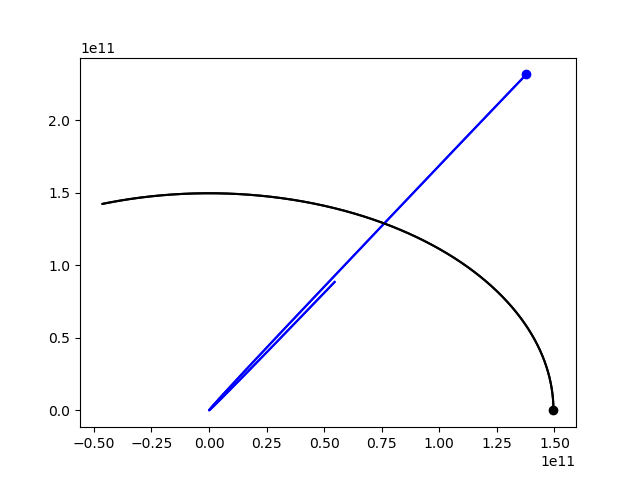

This chart was generated by the following Python code:
#!/usr/plocal/bin/python3
# this code calculates trajectories of Earth and a satellite (or space ship)
# orbiting the Sun, and prints out how close they came to each other.

import numpy as np
# import matplotlib
# matplotlib.use('Agg')
import pylab as pl
from scipy.integrate import odeint
from scipy.interpolate import interp1d
import scipy.optimize as opt

AU = 1.496e11       # 1 astronomical unit in meters
G = 6.67384E-11     # MKS
Msun = 1.988500E+30 # kg
Mearth = 5.9726E+24
Rearth = 6371.0E+03 # meters

def gravaccel(p,t):
    # this is for an ODE solver! It sets derivaties (vel and acceration)
    # for a satellite (xs,ys, vxs,vys) and the Earth (xe, ye, vxe, vye)
    # as they orbit the Sun. NOte that the satellite feels the gravity of both
    # Sun and Earth.
    xs,ys,xe,ye,vxs,vys,vxe,vye = p # positions and velocities
    # earth first:
    re = np.sqrt(xe**2+ye**2)
    dvex = -G*Msun*xe/re**3 # accel of Earth from Sun
    dvey = -G*Msun*ye/re**3 #
    # satellite next:
    rs = np.sqrt(xs**2+ys**2) # rel to Sun
    dx,dy = xs-xe, ys-ye # satellite in Earth frame
    dr = np.sqrt(dx**2+dy**2)
    dvsx = -G*Msun*xs/rs**3 - G*Mearth*dx/dr**3
    dvsy = -G*Msun*ys/rs**3 - G*Mearth*dy/dr**3
    return np.array([vxs,vys,vxe,vye,dvsx,dvsy,dvex,dvey])

# satellite position and velocity (units: m, m/s)
xs0, ys0 = 1.37801793e+11, 2.31478719e+11
vxs0, vys0 = -8490.32975, -14063.6905

# earth position and velocity
xe0, ye0 = 1.4959787e+11, 0
vxe0, vye0 = 0, 29784.3405

p0 = np.array([xs0,ys0,xe0,ye0,vxs0,vys0,vxe0,vye0]) # starting conditions

nsamp = 100000  # need a lot of points to resolve a close encounter with the Earth
year = 365.25*24*3600 # year in seconds
t = np.linspace(0,0.3*year,nsamp)
p = odeint(gravaccel,p0,t)
xs,ys,xe,ye,vxs,vys,vxe,vye = p.T  # note the transpose cuz time index is first in p

def closest(xs,ys,xe,ye,t):
    dx = xs-xe
    dy = ys-ye
    dr = np.sqrt(dx*dx+dy*dy)
    return dr.min() # just return the min of the array! need good sampling!!

a0 = [10,10]
def optfun(a):
  dvx, dvy = a
  p1 = np.array([xs0,ys0,xe0,ye0,vxs0 + dvx,vys0 + dvy,vxe0,vye0])
  sol = odeint(gravaccel,p1,t)
  xs,ys,xe,ye,vxs,vys,vxe,vye = sol.T
  rc = closest(xs,ys,xe,ye,t)
  if rc>1:
    rc = rc**3
  w = 0.01
  ke = 0.5*(dvx**2 + dvy**2)
  retval = rc + w*ke
  opti = opt.minimize(retval,a,method='Nelder-Mead',tol=1e-4)
  return opti.x

# Could not get this optimization to work....


print('Optimization is:', optfun(a0))

#print('closest approach (Earth radii):',closest(xs,ys,xe,ye,t)/Rearth)

# if you want to plot this...
pl.plot(xs0,ys0,'ob',xe0,ye0,'ok') # startin points plotted as circles
pl.plot(p[:,0],p[:,1],'-b',p[:,2],p[:,3],'-k')
pl.plot(xs,ys,'-b',xe,ye,'-k')
pl.savefig('satellite.png')
